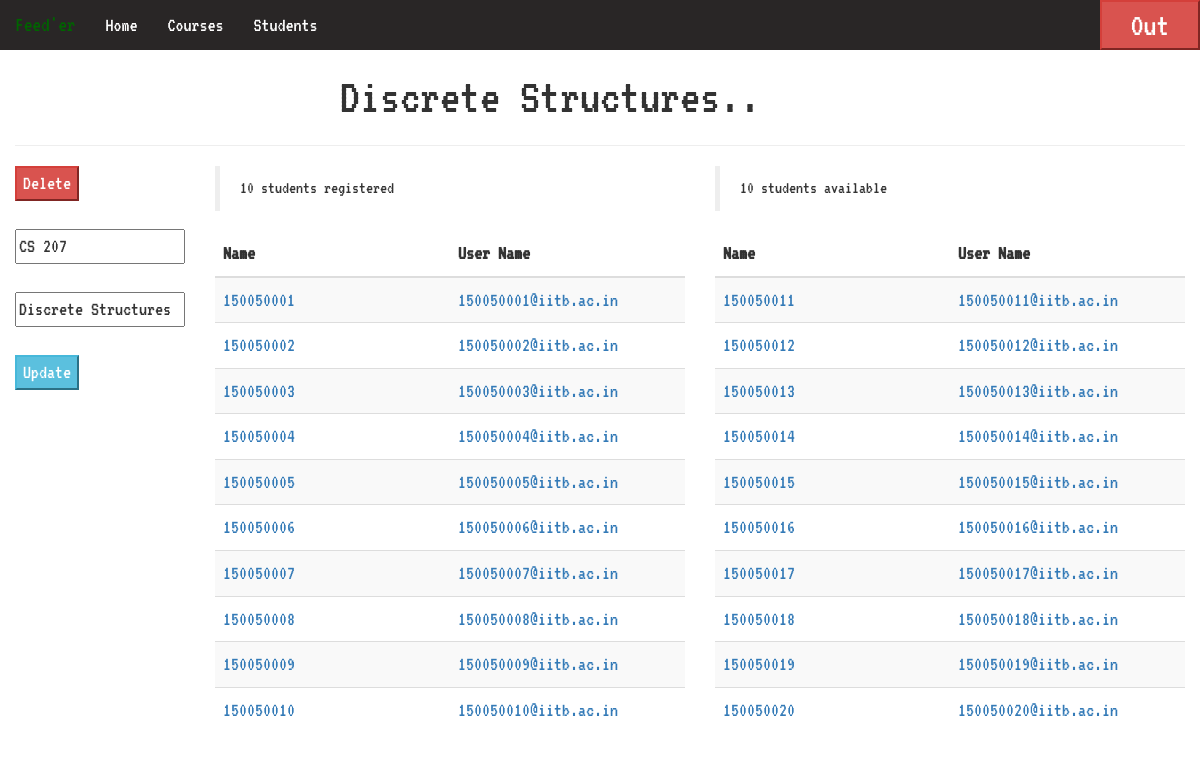
Page /special_admin/course/49/ (signed in) on the committed database.
### special_admin/models.py (models this page shows, shortened)
class Course(models.Model):
    code = models.CharField(max_length=10)
    name = models.CharField(max_length=50)
    students = models.ManyToManyField(Student)

class Student(models.Model):
    name = models.CharField(max_length=50)
    user_name = models.EmailField(max_length=30)
    password = models.CharField(max_length=20)
    courses = models.ManyToManyField('Course')

### special_admin/views.py (the view)
# urls.py: url(r'^course/(?P<pk>[1-9][0-9]*)/$', views.old_course, name='old_course'),
def old_course(request, pk):
    all_students = Student.objects.all()
    selected_course = get_object_or_404(Course, pk=pk)
    if request.method == 'POST':
        if 'delete_course' in request.POST:
            selected_course.delete()
            return PerRedirect(reverse('special_admin:courses'))
        if 'students' in request.POST:
            try:
                Course.objects.get(code=request.POST['course_code'])
                if request.POST['course_code'] != selected_course.code:
                    signed_students = selected_course.student_set.all()
                    unsigned_students = [student for student in all_students if student not in signed_students]
                    return render(request, 'special_admin/course_crud/old_course.html', {'course': selected_course,
                                                                                         'signed_students': signed_students,
                                                                                         'unsigned_students': unsigned_students,
                                                                                         'all_students': all_students,
                                                                                         'message': 'Course with same Code already Exists'})
                else:
                    selected_course.student_set.clear()
                    for student in all_students:
                        student.course_set.remove(selected_course)
                    selected_course.name = request.POST['course_name']
                    selected_course.code = request.POST['course_code']
                    students_pks_str = request.POST['students']
                    students_pks = students_pks_str.split(',')
                    if not students_pks_str == '':
                        for student_pk in students_pks:
                            student = Student.objects.get(pk=student_pk)
                            selected_course.student_set.add(student)
                            student.course_set.add(selected_course)
                            student.save()
                    selected_course.save()
                    signed_students = selected_course.student_set.all()
                    unsigned_students = [student for student in all_students if student not in signed_students]
                    return render(request, 'special_admin/course_crud/old_course.html', {'course': selected_course,
                                                                                         'signed_students': signed_students,
                                                                                         'unsigned_students': unsigned_students,
                                                                                         'all_students': all_students,
                                                                                         'message': 'updated'})
            except ObjectDoesNotExist:
                selected_course.student_set.clear()
                for student in all_students:
                    student.course_set.remove(selected_course)
                selected_course.name = request.POST['course_name']
                selected_course.code = request.POST['course_code']
                students_pks_str = request.POST['students']
                students_pks = students_pks_str.split(',')
                if not students_pks_str == '':
                    for student_pk in students_pks:
                        student = Student.objects.get(pk=student_pk)
                        selected_course.student_set.add(student)
                        student.course_set.add(selected_course)
                        student.save()
                selected_course.save()
                signed_students = selected_course.student_set.all()
                unsigned_students = [student for student in all_students if student not in signed_students]
                return render(request, 'special_admin/course_crud/old_course.html', {'course': selected_course,
                                                                                     'signed_students': signed_students,
                                                                                     'unsigned_students': unsigned_students,
                                                                                     'all_students': all_students,
                                                                                     'message': 'updated'})
    elif request.method == 'GET':
        if request.session.get(sk.special_admin_logged, False):
            signed_students = selected_course.student_set.all()
            unsigned_students = [student for student in all_students if student not in signed_students]
            return render(request, 'special_admin/course_crud/old_course.html', {'course': selected_course,
                                                                                 'signed_students': signed_students,
                                                                                 'unsigned_students': unsigned_students,
                                                                                 'all_students': all_students})
        else:
            return render(request, 'special_admin/login.html')

### special_admin/templates/special_admin/course_crud/old_course.html (shortened to what this page needs)
{% extends 'special_admin/base.html' %}
{% block body %}
    <div class="container-fluid">
        <div class="row">
            <div class="col-xs-2"></div>
            <div class="col-xs-7">
                <h1 style="text-align: center;margin: 0;font-size: 50px">{{ course.name }}..</h1>
            </div>
            <div class="col-xs-1">
            </div>
            <div class="col-xs-2">
            </div>
        </div>
        <hr>
        <div class="row">
            <div class="col-xs-2">
                <form method="post" action="{% url 'special_admin:old_course' course.pk %}" class="form-horizontal">
                    <input type="submit" name="delete_course" value="Delete" class="btn-danger">
                </form>
                <form method="post" action="{% url 'special_admin:old_course' course.pk %}" id="update_course_form">
                    <br>
                    <input style='width: 100%' type='text' id='course_code'  name='course_code' value='{{ course.code }}'
                           placeholder='code'><br><br>
                    <input style='width: 100%' type='text' name='course_name' value='{{ course.name }}'
                           placeholder='name'><br><br>
                    <input id="validate" type='button' name='update_course' value='Update' class='btn-info'>
                </form>
            </div>
            <div class='col-xs-5'>
                <blockquote><span id='no_students_signed'></span> students registered</blockquote>
                <table id='students_signed' class='table table-hover table-striped' style='overflow: scroll'>
                    <colgroup>
                        <col span="1" style="width: 50%;">
                        <col span="1" style="width: 50%;">
                    </colgroup>
                    <thead>
                    <tr>
                        <th>Name</th>
                        <th>User Name</th>
                    </tr>
                    </thead>
                    <tbody>
                    {% for student in all_students %}
                        <tr id='{{ student.pk }}'
                                {% if student not in signed_students %}
                            style="display: none"
                            class='course'
                                {% else %}
                            class='course signed'
                                {% endif %}>
                            <td>
                                <a href='{% url 'special_admin:old_student' student.pk %}'>
                                    {{ student.name }}
                                </a>
                            </td>
                            <td>
                                <a href='{% url 'special_admin:old_student' student.pk %}'>
                                    {{ student.user_name }}
                                </a>
                            </td>
                        </tr>
                    {% endfor %}
                    </tbody>
                </table>
            </div>
            <div class='col-xs-5'>
                <blockquote><span id='no_students_available'></span> students available</blockquote>
                <table id='students_available' class='table table-hover table-striped' style='overflow: scroll'>
                    <colgroup>
                        <col span="1" style="width: 50%;">
                        <col span="1" style="width: 50%;">
                    </colgroup>
                    <thead>
                    <tr>
                        <th>Name</th>
                        <th>User Name</th>
                    </tr>
                    </thead>
                    <tbody>
                    {% for student in all_students %}
                        <tr id='{{ student.pk }}' class='course'
                                {% if student not in unsigned_students %}
                            style="display: none"
                            class='course  signed'
                                {% else %}
                            class='course'
                                {% endif %}>
                            <td>
                                <a href='{% url 'special_admin:old_student' student.pk %}'>
                                    {{ student.name }}
                                </a>
                            </td>
                            <td>
                                <a href='{% url 'special_admin:old_student' student.pk %}'>
                                    {{ student.user_name }}
                                </a>
                            </td>
                        </tr>
                    {% endfor %}
                    </tbody>
                </table>
            </div>
        </div>
    </div>
{% endblock %}

### special_admin/templates/special_admin/base.html (style rules this page uses)
body { font-family: 'VT323', monospace; font-size: 20px; background-size: cover; background-image: url("http://wallpapercave.com/wp/4SSFz3R.png"); }

### rows in the picture
Course: name "Discrete Structures", course_code "CS 207", course_name "Discrete Structures"
Student: name "150050001", user_name "150050001@iitb.ac.in"
Student: name "150050002", user_name "150050002@iitb.ac.in"
Student: name "150050003", user_name "150050003@iitb.ac.in"
Student: name "150050004", user_name "150050004@iitb.ac.in"
Student: name "150050005", user_name "150050005@iitb.ac.in"
Student: name "150050006", user_name "150050006@iitb.ac.in"
Student: name "150050007", user_name "150050007@iitb.ac.in"
Student: name "150050008", user_name "150050008@iitb.ac.in"
Student: name "150050009", user_name "150050009@iitb.ac.in"
Student: name "150050010", user_name "150050010@iitb.ac.in"
Student: name "150050011", user_name "150050011@iitb.ac.in"
Student: name "150050012", user_name "150050012@iitb.ac.in"
Student: name "150050013", user_name "150050013@iitb.ac.in"
Student: name "150050014", user_name "150050014@iitb.ac.in"
Student: name "150050015", user_name "150050015@iitb.ac.in"
Student: name "150050016", user_name "150050016@iitb.ac.in"
Student: name "150050017", user_name "150050017@iitb.ac.in"
Student: name "150050018", user_name "150050018@iitb.ac.in"
Student: name "150050019", user_name "150050019@iitb.ac.in"
Student: name "150050020", user_name "150050020@iitb.ac.in"
